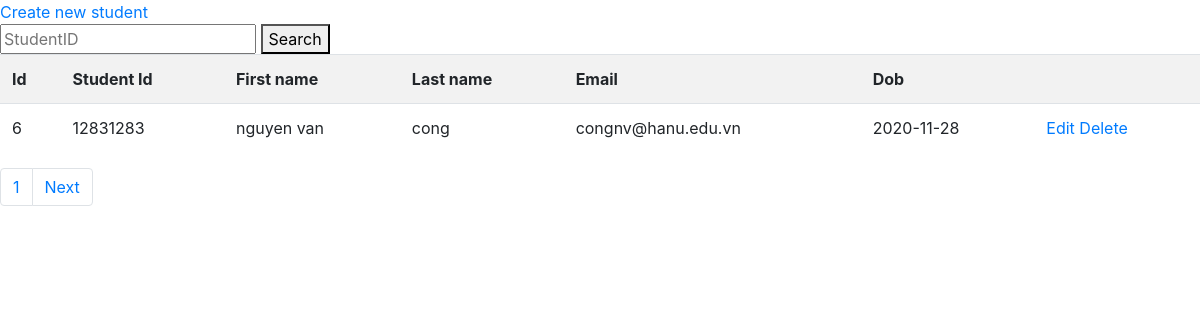
Screenshot of /client/student/index.php?student_id=12831283 with the database file from the repository.
### tables this page shows
CREATE TABLE `students` (
  `id` int(11) NOT NULL,
  `student_id` varchar(20) NOT NULL,
  `first_name` varchar(20) NOT NULL,
  `last_name` varchar(10) NOT NULL,
  `email` varchar(50) NOT NULL,
  `dob` date NOT NULL
);

### client/student/index.php (the view, shortened to what this page needs)
<?php
require('../config/database.php');
$limit = 1;
$page = 1;
$condition = "";
if (isset($_GET['student_id'])) {
    $studentId = $_GET['student_id'];
    $condition = "WHERE student_id LIKE '%$studentId%'";
}
$offset = ($page - 1) * $limit;
$limitSql = "LIMIT $limit OFFSET $offset";
$sql = "SELECT * FROM students $condition $limitSql";
$studentsCount = "SELECT COUNT(*) as student_count FROM students $condition";
$resultCount = $conn->query($studentsCount);
$count = $resultCount->fetch_assoc();
$totalRecordsCount = $count['student_count'];
$totalPages = ceil($totalRecordsCount / $limit);
$result = $conn->query($sql);
$students = $result->fetch_all(MYSQLI_ASSOC);
?>
<!DOCTYPE html>
<html lang="en">
<head>
    <link rel="stylesheet" href="https://cdn.jsdelivr.net/npm/bootstrap@4.6.0/dist/css/bootstrap.min.css">
</head>
<body>
    <a href="create.php">Create new student</a>
    <form method="GET" action="index.php">
        <input type="text" name="student_id" placeholder="StudentID" />
        <button type="submit" name="search">Search</button>
    </form>
    <table class="table table-striped">
        <tr>
            <th>Id</th>
            <th>Student Id</th>
            <th>First name</th>
            <th>Last name</th>
            <th>Email</th>
            <th>Dob</th>
            <th></th>
        </tr>
        <?php
        if (count($students) > 0) :
            foreach ($students as $student) : ?>
                <tr>
                    <td><?php echo $student['id'] ?></td>
                    <td><?php echo $student['student_id'] ?></td>
                    <td><?php echo $student['first_name'] ?></td>
                    <td><?php echo $student['last_name'] ?></td>
                    <td><?php echo $student['email'] ?></td>
                    <td><?php echo $student['dob'] ?></td>
                    <td>
                        <a href="edit.php?id=<?php echo $student['id'] ?>">Edit</a>
                        <a href="delete.php?id=<?php echo $student['id'] ?>" onclick="return confirm('Are you sure')">Delete</a>
                    </td>
                </tr>
            <?php endforeach;
        else :
            ?>
            <tr>
                <td colspan="6">No result</td>
            </tr>
        <?php endif; ?>
    </table>
    <nav aria-label="Page navigation example">
        <ul class="pagination">
            <?php for ($i = 1; $i <= $totalPages; $i++) : ?>
                <li class="page-item <?php echo (isset($_GET['page']) && $_GET['page'] == $i) ? 'active' : '' ?>">
                    <a class="page-link" href="index.php?page=<?php echo $i ?>&student_id=<?php echo isset($_GET['student_id']) ? $_GET['student_id'] : '' ?>"><?php echo $i; ?></a>
                </li>
            <?php endfor; ?>
            <?php if ($page == 1 || isset($_GET['page']) && $_GET['page'] != $totalPages) : ?>
                <li class="page-item"><a class="page-link" href="#">Next</a></li>
            <?php endif; ?>
        </ul>
    </nav>
</body>
</html>

### rows the page displays
students: id "6", student "12831283", first_name "nguyen van", last_name "cong", email "congnv@hanu.edu.vn", dob "2020-11-28"
